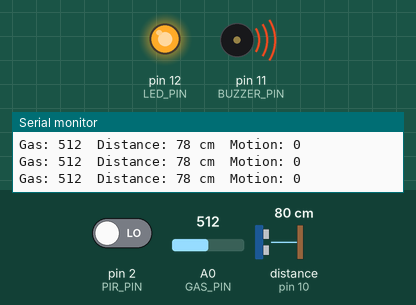
Recording of a sketch running on a simulated Arduino Uno, built with avr-gcc and run on an emulated ATmega328P. Parts: output pins drawn as LEDs (lit = HIGH), buzzer (waves = sounding, pin HIGH), the last lines printed to the serial monitor. Wiring (inferred from the names in the program): ultrasonic range finder: trigger pin 9; echo pin 10. The inputs (shaded band) are chosen by the test bench; at power-on: A0 (GAS_PIN) = 512, pin 2 (PIR_PIN) LOW, distance to the obstacle (sensor on pin 10) 80 cm. The echo pulse lasts 58.3 µs per cm; pins used as bus, display or sensor lines are not drawn.

Above: at 1.2 s.
1.3 s: A0 (GAS_PIN) set to 410
2.8 s: A0 (GAS_PIN) set to 387
At 3.2 s:
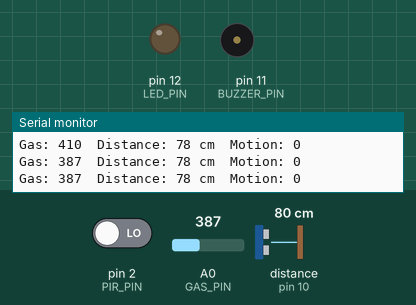
4.3 s: A0 (GAS_PIN) set to 511
At 4.6 s:
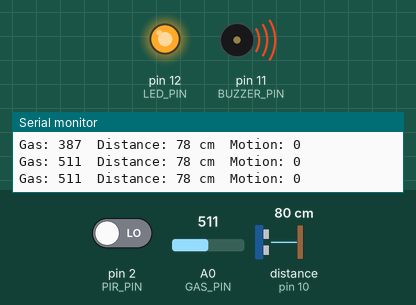
Timing chart, 0 to 7.3 s (numbered marks = the images above; inputs shaded):
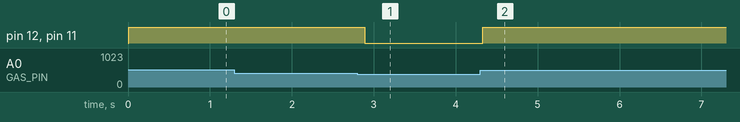

Measured:
- the behaviour switches between 401 and 400 on A0 (GAS_PIN) (found by bisection; images 0 and 1)
- after the input at 2.8 s, pin 12 (LED_PIN), pin 11 (BUZZER_PIN): HIGH → LOW after 0.09 s
- after the input at 4.3 s, pin 12 (LED_PIN), pin 11 (BUZZER_PIN): LOW → HIGH at once

The sketch:

sketch_oct1a.ino
```cpp
#define GAS_PIN A0
#define TRIG_PIN 9
#define ECHO_PIN 10
#define PIR_PIN 2
#define LED_PIN 12
#define BUZZER_PIN 11

int gasLimit = 400;
long duration;
int distance;

void setup() {
  pinMode(TRIG_PIN, OUTPUT);
  pinMode(ECHO_PIN, INPUT);
  pinMode(PIR_PIN, INPUT);
  pinMode(LED_PIN, OUTPUT);
  pinMode(BUZZER_PIN, OUTPUT);
  Serial.begin(9600);
}

void loop() {
  int gasValue = analogRead(GAS_PIN);
  int motion = digitalRead(PIR_PIN);

  digitalWrite(TRIG_PIN, LOW);
  delayMicroseconds(2);
  digitalWrite(TRIG_PIN, HIGH);
  delayMicroseconds(10);
  digitalWrite(TRIG_PIN, LOW);

  duration = pulseIn(ECHO_PIN, HIGH, 30000);
  distance = duration * 0.034 / 2;

  Serial.print("Gas: ");
  Serial.print(gasValue);
  Serial.print("  Distance: ");
  Serial.print(distance);
  Serial.print(" cm  Motion: ");
  Serial.println(motion);

  if (gasValue > gasLimit || motion == HIGH ||
      (distance > 0 && distance < 20)) {
    digitalWrite(LED_PIN, HIGH);
    digitalWrite(BUZZER_PIN, HIGH);
  } else {
    digitalWrite(LED_PIN, LOW);
    digitalWrite(BUZZER_PIN, LOW);
  }

  delay(200);
}
```
